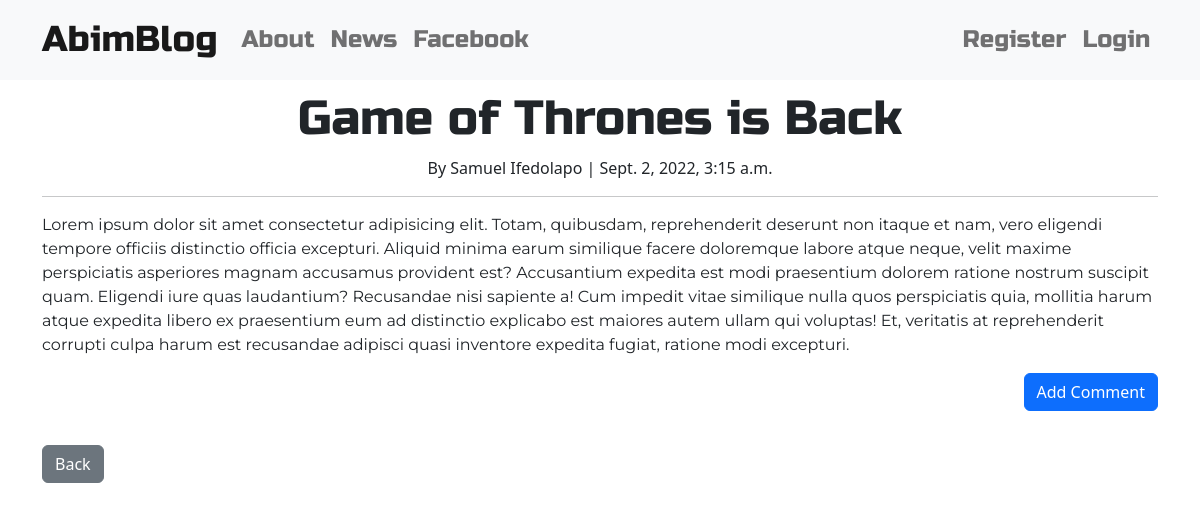
The app's page /post/1/ with its own data.
### blog/models.py (models this page shows, shortened)
class Post(models.Model):
    title = models.CharField(max_length=200)
    title_tag = models.CharField(max_length=200)
    author = models.ForeignKey(User, on_delete=models.CASCADE)
    body = models.TextField()
    category = models.CharField(max_length=200, default='Uncategorized')
    created = models.DateTimeField(auto_now_add=True)
    pub_date = models.DateTimeField(null=True, blank=True)
    updated = models.DateTimeField(auto_now=True)

### blog/views.py (the view)
# urls.py: path('post/<str:pk>/', views.PostDetailView.as_view(), name='post-detail'),
class PostDetailView(DetailView):
    model = Post
    template_name = 'blog/post_detail.html'

### blog/templates/blog/post_detail.html (shortened to what this page needs)
{% extends 'base.html' %}
{% block content %}
<div class="loader">
    <h1 class="posttitle">{{post.title}}</h1>
    <div class="date postdate">
        <span>By {{post.author.last_name}} {{post.author.first_name}} | {{post.created}}</span>
    </div>
    <hr>
    <p class="postcontent">{{post.body|safe}}</p>
    <a class="btn btn-primary btn-comment" href="#">Add Comment</a>
</div>
<br><br><br>
<a class="content btn btn-secondary" href="{% url 'home' %}">Back</a>
{% endblock %}

### blog/static/blog/css/style.css (style rules this page uses)
.postdate { text-align: center; }
.posttitle { font-family: 'Russo One', sans-serif; font-size: 3em; text-align: center; }
.postcontent { font-family: 'Montserrat'; font-size: 1em; }
.btn-comment { position: absolute; right: 0px; }
.loader { filter:hue-rotate(0deg); color:linear-gradient(45deg,#0f8,#08f); animation:hue 10000ms infinite linear; }

### records on screen
Post: title "Game of Thrones is Back", author.last_name "Samuel", author.first_name "Ifedolapo", created "Sept. 2, 2022, 3:15 a.m.", body "Lorem ipsum dolor sit amet consectetur adipisicing elit. Totam, quibusdam, reprehenderit deserunt non itaque et nam, vero eligendi tempore officiis distinctio officia excepturi. Aliquid minima earum similique facere doloremque labore atque neque, velit maxime perspiciatis asperiores magnam accusamus provident est? Accusantium expedita est modi praesentium dolorem ratione nostrum suscipit quam. Eligendi iure quas laudantium? Recusandae nisi sapiente a! Cum impedit vitae similique nulla quos perspiciatis quia, mollitia harum atque expedita libero ex praesentium eum ad distinctio explicabo est maiores autem ullam qui voluptas! Et, veritatis at reprehenderit corrupti culpa harum est recusandae…"
